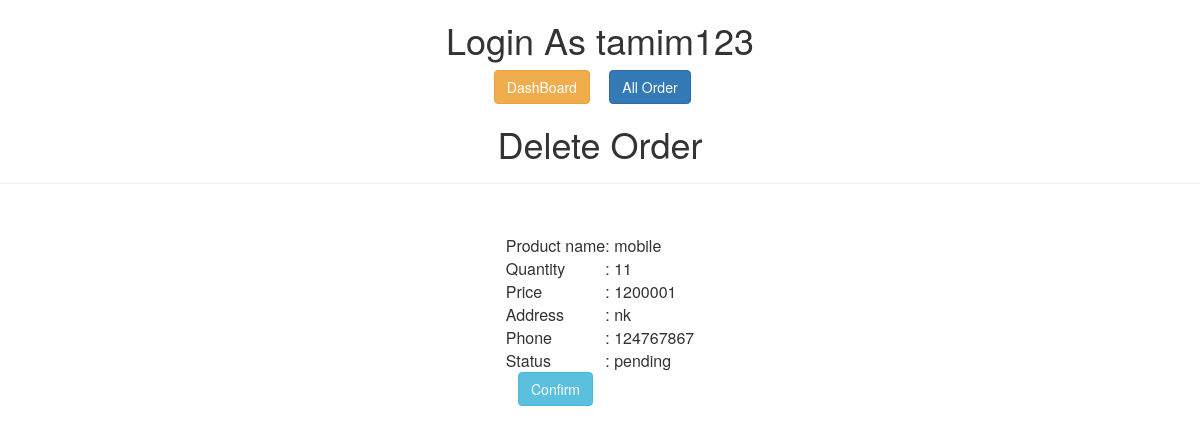
/Employee/confrim_order.php?id=2 (signed in), run on the app's committed database.
### tables this page shows
CREATE TABLE `eorders` (
  `id` int(11) NOT NULL,
  `pro_name` varchar(50) NOT NULL,
  `quantity` int(10) NOT NULL,
  `price` int(10) NOT NULL,
  `address` varchar(500) NOT NULL,
  `phone` int(15) NOT NULL,
  `status` varchar(50) NOT NULL
);

### Employee/Model/db_config.php (called while the page is built, shortened)
<?php
$db_server="localhost";
$db_uname="root";
$db_pass="";
$db_name="e_techbd";
function get($query) {
global $db_server,$db_uname,$db_pass,$db_name;
$conn = mysqli_connect($db_server,$db_uname,$db_pass,$db_name);
$data=array();
if($conn){
	$result=mysqli_query($conn,$query);
	while($row=mysqli_fetch_assoc($result)){
		$data[]=$row;
	}
}
return $data;
}
?>

### Employee/Controllers/OrderController.php (called while the page is built, shortened)
<?php
require_once 'Model/db_config.php';
function getOrder($id){
  $query="select * from eorders where id=$id";
  $rs=get($query);
  return $rs[0];
}
 ?>

### Employee/confrim_order.php (the view, shortened to what this page needs)
<?php
include 'order.php';
require_once 'Controllers/OrderController.php';
$id=$_GET["id"];
$p=getOrder($id);
?>
<html >
  <head>
  </head>
  <body>
      <h1 align="center">Delete Order</h1>
      <hr>
      <br>
      <form action="" method="post" enctype="multipart/form-data">
        <table align="center">
					<tr>
						<td>Product name</td>
						<td>: <?php echo $p["pro_name"];?><br>
					</tr>
					<tr>
						<td > Quantity </td>
						<td>: <?php echo $p["quantity"];?></td>
					</tr>
					<tr>
						<td> Price </td>
						<td>: <?php echo $p["price"];?><br>
					</tr>
					 <tr>
  					<td >Address</td>
  					<td>: <?php echo $p["address"];?></textarea>
  					</td>
  				</tr>
				<tr>
            <td > Phone </td>
            <td>: <?php echo $p["phone"];?></td>
          </tr>
		  <tr>
            <td > Status </td>
            <td>: <?php echo $p["status"];?></td>
          </tr>
          <tr>
            <td align="center"><a href="all_order.php" class="btn btn-info">Confirm</a></td>
          </tr>
        </table>
      </form>
  </body>
</html>

### data on the page
eorders: pro_name "mobile", quantity "11", price "1200001", address "nk", phone "124767867", status "pending"

### other printed values
$_SESSION["loggeduser"] "tamim123"
